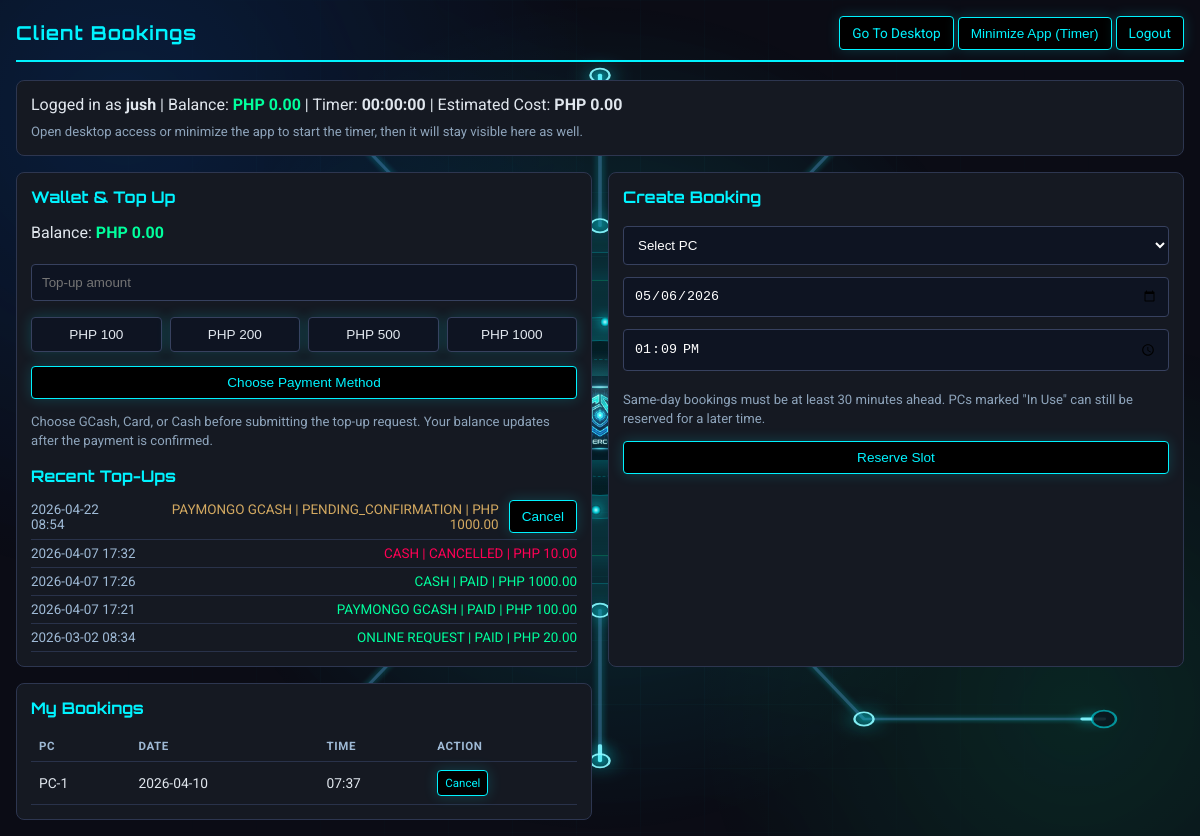
Screenshot of /client/bookings (signed in) with the database file from the repository.
### app.py (models this page shows, shortened)
class User(UserMixin, db.Model):
    id = db.Column(db.Integer, primary_key=True)
    username = db.Column(db.String(80), unique=True, nullable=False)
    password_hash = db.Column(db.String(120), nullable=False)
    pondo = db.Column(db.Float, default=0.0)
    is_admin = db.Column(db.Boolean, default=False)

class PaymentTransaction(db.Model):
    id = db.Column(db.Integer, primary_key=True)
    user_id = db.Column(db.Integer, db.ForeignKey('user.id'), nullable=False)
    provider = db.Column(db.String(32), nullable=False, default="online_request")
    external_id = db.Column(db.String(128), unique=True, nullable=False)
    amount = db.Column(db.Float, nullable=False)
    currency = db.Column(db.String(8), nullable=False, default="php")
    status = db.Column(db.String(32), nullable=False, default="pending")
    created_at = db.Column(db.DateTime, default=datetime.now)
    credited_at = db.Column(db.DateTime, nullable=True)

class Booking(db.Model):
    id = db.Column(db.Integer, primary_key=True)
    user_id = db.Column(db.Integer, db.ForeignKey('user.id'), nullable=False)
    pc_id = db.Column(db.Integer, db.ForeignKey('pc.id'), nullable=False)
    booking_date = db.Column(db.String(20), nullable=True)
    time_slot = db.Column(db.String(20), nullable=False)
    user = db.relationship('User', backref='bookings')
    pc = db.relationship('PC', backref='bookings')

class PC(db.Model):
    id = db.Column(db.Integer, primary_key=True)
    name = db.Column(db.String(20), unique=True, nullable=False)
    is_occupied = db.Column(db.Boolean, default=False)
    lan_ip = db.Column(db.String(64), nullable=True)
    lan_port = db.Column(db.Integer, nullable=True)
    last_agent_seen_at = db.Column(db.DateTime, nullable=True)
    online_since_at = db.Column(db.DateTime, nullable=True)

### app.py (the view)
@app.route('/client/bookings')
@login_required
def client_bookings():
    if current_user.is_admin:
        return redirect(url_for('view_bookings'))
    now_dt = datetime.now()
    pcs = PC.query.order_by(PC.id.asc()).all()
    annotate_booking_usage_for_pcs(pcs, now_dt=now_dt)
    my_bookings = Booking.query.filter_by(user_id=current_user.id).order_by(Booking.id.desc()).all()
    recent_payments = get_recent_payment_requests(current_user.id)
    return render_template(
        'client_bookings.html',
        pcs=pcs,
        bookings=my_bookings,
        recent_payments=recent_payments,
        today_date=now_dt.strftime("%Y-%m-%d"),
        booking_lead_minutes=BOOKING_LEAD_MINUTES,
        hourly_rate=HOURLY_RATE,
        kiosk_mode=is_kiosk_mode_enabled()
    )

### app.py (called while the page is built, shortened)
@login_manager.user_loader
def load_user(user_id):
    return db.session.get(User, int(user_id))

def get_agent_online_window_seconds():
    try:
        return max(int(os.getenv("LAN_AGENT_ONLINE_WINDOW_SECONDS", "90")), 1)
    except Exception:
        return 90

def is_pc_online(pc, now_dt=None, online_window_seconds=None):
    if not pc or not pc.last_agent_seen_at:
        return False
    if now_dt is None:
        now_dt = datetime.now()
    if online_window_seconds is None:
        online_window_seconds = get_agent_online_window_seconds()
    return (now_dt - pc.last_agent_seen_at).total_seconds() <= online_window_seconds

def annotate_booking_usage_for_pcs(pcs, now_dt=None):
    if not pcs:
        return pcs
    if now_dt is None:
        now_dt = datetime.now()
    online_window_seconds = get_agent_online_window_seconds()
    active_sessions = Session.query.filter_by(end_time=None).order_by(Session.start_time.desc()).all()
    active_session_by_pc = {}
    for session in active_sessions:
        active_session_by_pc.setdefault(session.pc_id, session)
    for pc in pcs:
        active_session = active_session_by_pc.get(pc.id)
        online_now = is_pc_online(pc, now_dt, online_window_seconds)
        pc.booking_in_use_now = bool(pc.is_occupied or active_session or online_now)
    return pcs

def get_recent_payment_requests(user_id, limit=5):
    try:
        max_rows = max(1, int(limit))
    except Exception:
        max_rows = 5
    return PaymentTransaction.query.filter_by(user_id=user_id).order_by(PaymentTransaction.created_at.desc()).limit(max_rows).all()

def is_kiosk_mode_enabled():
    return str(os.getenv("PYPONDO_KIOSK_MODE", "0")).strip().lower() in {"1", "true", "yes"}

@app.before_request
def bootstrap_schema():
    if not getattr(app, "_schema_ready", False):
        db.create_all()
        ensure_pc_lan_ip_column()
        ensure_booking_date_column()
        ensure_session_last_charged_at_column()
        ensure_core_seed_data()
        app._schema_ready = True

@app.before_request
def allow_mobile_api_preflight():
    normalized_path = (request.path or "").rstrip("/")
    if request.method != "OPTIONS":
        return None

def start_periodic_billing():
    global _billing_thread_started
    if _billing_thread_started or BILLING_DISABLED:
        return

@app.before_request
def ensure_billing_started():
    start_periodic_billing()

### templates/client_bookings.html (shortened to what this page needs)
<!DOCTYPE html>
<html lang="en">
<head>
</head>
<body>
    {% include '_animated_background.html' %}
    <div class="top">
        <h1>Client Bookings</h1>
        <div>
            {% if current_user.pondo > 0 %}
            <a class="btn ok" href="{{ url_for('client_desktop') }}">Go To Desktop</a>
            <button type="button" class="btn" onclick="minimizeClientApp()">Minimize App (Timer)</button>
            {% endif %}
            {% if not kiosk_mode %}
            <a class="btn warn" href="{{ url_for('logout') }}" onclick="clearDashboardTimerState()">Logout</a>
            {% endif %}
        </div>
    </div>
    <div class="card" style="margin-bottom:16px;">
        Logged in as <strong>{{ current_user.username }}</strong> |
        Balance:
        <span class="{{ 'balance-ok' if current_user.pondo > 0 else 'balance-low' }}">
            PHP {{ "%.2f"|format(current_user.pondo) }}
        </span>
        | Timer: <strong id="dashboard-timer-time">00:00:00</strong>
        | Estimated Cost: <strong id="dashboard-timer-cost">PHP 0.00</strong>
        <div class="subtle" id="dashboard-timer-note" style="margin-top:8px;">
        </div>
    </div>
    <div class="grid">
        <div class="card">
            <h2>Wallet &amp; Top Up</h2>
            <p>
                Balance:
                <span class="{{ 'balance-ok' if current_user.pondo > 0 else 'balance-low' }}">
                    PHP {{ "%.2f"|format(current_user.pondo) }}
                </span>
            </p>
            <form action="{{ url_for('topup_online') }}" method="POST">
                <input id="topupAmount" type="number" name="amount" min="1" max="10000" step="0.01" placeholder="Top-up amount" required>
                <div class="quick-amounts">
                    <button type="button" onclick="setTopup(100)">PHP 100</button>
                    <button type="button" onclick="setTopup(200)">PHP 200</button>
                    <button type="button" onclick="setTopup(500)">PHP 500</button>
                    <button type="button" onclick="setTopup(1000)">PHP 1000</button>
                </div>
                <button type="submit" class="btn" style="width:100%; margin-top:10px;">Choose Payment Method</button>
            </form>
            <p class="subtle">Choose GCash, Card, or Cash before submitting the top-up request. Your balance updates after the payment is confirmed.</p>
            <div style="margin-top: 16px;">
                <h2 style="margin-bottom: 8px;">Recent Top-Ups</h2>
                {% if recent_payments %}
                    {% for tx in recent_payments %}
                        <div class="history-row">
                            <div class="history-main">
                                <span style="color:#9fbad6;">{{ tx.created_at.strftime('%Y-%m-%d %H:%M') }}</span>
                                <span style="color: {{ 'var(--ok)' if tx.status == 'paid' else ('var(--warn)' if tx.status == 'cancelled' else '#d3a961') }};">
                                    {{ tx.provider.replace('_', ' ')|upper }} | {{ tx.status|upper }} | PHP {{ "%.2f"|format(tx.amount) }}
                                </span>
                            </div>
                            {% if tx.status in ['pending', 'pending_confirmation', 'awaiting_cash'] %}
                            <div class="history-action">
                                <form action="{{ url_for('client_cancel_payment', payment_id=tx.id) }}" method="POST">
                                    <button type="submit" class="btn history-cancel">Cancel</button>
                                </form>
                            </div>
                            {% endif %}
                        </div>
                    {% endfor %}
                {% else %}
                    <div class="subtle">No top-up transactions yet.</div>
                {% endif %}
            </div>
        </div>
        <div class="card">
            <h2>Create Booking</h2>
            <form action="{{ url_for('book_pc') }}" method="POST" class="booking-form">
                <select name="pc_id" required>
                    <option value="" disabled selected>Select PC</option>
                </select>
                <input type="date" name="booking_date" class="booking-date-input" min="{{ today_date }}" value="{{ today_date }}" required>
                <input type="time" name="time_slot" class="booking-time-input" required>
                <p class="subtle">Same-day bookings must be at least {{ booking_lead_minutes }} minutes ahead. PCs marked "In Use" can still be reserved for a later time.</p>
                <button type="submit" class="btn" style="width:100%;">Reserve Slot</button>
            </form>
        </div>
        <div class="card">
            <h2>My Bookings</h2>
            <table>
                <thead>
                    <tr>
                        <th>PC</th>
                        <th>Date</th>
                        <th>Time</th>
                        <th>Action</th>
                    </tr>
                </thead>
                <tbody>
                    {% for booking in bookings %}
                    <tr>
                        <td>{{ booking.pc.name }}</td>
                        <td>{{ booking.booking_date or 'N/A' }}</td>
                        <td>{{ booking.time_slot }}</td>
                        <td>
                            <a class="btn warn" style="padding:5px 7px; font-size:0.72rem;" href="{{ url_for('client_delete_booking', id=booking.id) }}">Cancel</a>
                        </td>
                    </tr>
                    {% else %}
                    <tr><td colspan="4" style="color:#6f7f97;">No bookings yet.</td></tr>
                    {% endfor %}
                </tbody>
            </table>
        </div>
    </div>
</body>
</html>

### templates/client_bookings.html (style rules this page uses)
:root { --bg: #0b0c15; --card: #151922; --line: #00f3ff; --ok: #00ff9d; --warn: #ff0055; --text: #e0e6ed; }
body { margin: 0; background: var(--bg); color: var(--text); font-family: 'Roboto', sans-serif; padding: 16px; }
.top { display: flex; justify-content: space-between; align-items: center; border-bottom: 2px solid var(--line); padding-bottom: 10px; margin-bottom: 18px; }
.top h1 { margin: 0; font-family: 'Orbitron', sans-serif; font-size: 1.2rem; color: var(--line); letter-spacing: 1px; }
.btn, .quick-amounts button, .btn.history-cancel { display: inline-block; text-decoration: none; border: 1px solid var(--line); color: var(--line); background: #000; padding: 8px 12px; border-radius: 4px; font-size: 0.85rem; box-shadow: 0 0 14px rgba(0, 243, 255, 0.18); transition: background 0.18s ease, color 0.18s ease, box-shadow 0.18s ease, border-color 0.18s ease; cursor: pointer; }
.warn { border-color: var(--line); color: var(--line); }
.ok { border-color: var(--line); color: var(--line); }
.history-cancel { border-color: var(--line); color: var(--line); }
.grid { display: grid; grid-template-columns: 1fr 1fr; gap: 16px; }
.card { border: 1px solid #2d3650; border-radius: 8px; background: var(--card); padding: 14px; }
.card h2 { margin-top: 0; font-family: 'Orbitron', sans-serif; color: var(--line); font-size: 1rem; }
input, select { width: 100%; box-sizing: border-box; margin: 6px 0; padding: 10px; border-radius: 4px; border: 1px solid #37415f; background: #0e1422; color: #fff; }
table { width: 100%; border-collapse: collapse; margin-top: 8px; }
th, td { border-bottom: 1px solid #29324a; padding: 8px; font-size: 0.86rem; text-align: left; }
th { color: #9fbad6; text-transform: uppercase; font-size: 0.72rem; letter-spacing: 0.6px; }
.balance-ok { color: var(--ok); font-weight: 700; }
.quick-amounts { display: flex; gap: 8px; flex-wrap: wrap; margin: 10px 0 4px; }
.quick-amounts button { flex: 1 1 90px; border: 1px solid #37415f; background: #0e1422; color: var(--text); padding: 9px 10px; border-radius: 4px; cursor: pointer; }
.subtle { color: #8ea4bb; font-size: 0.82rem; line-height: 1.45; }
.history-row { display: flex; justify-content: space-between; align-items: center; gap: 10px; padding: 6px 0; border-bottom: 1px solid #29324a; font-size: 0.84rem; }
.history-main { display: flex; justify-content: space-between; align-items: center; gap: 10px; flex: 1; min-width: 0; }
.history-main span:last-child { text-align: right; }
.history-action form { margin: 0; }
.history-cancel { border-color: var(--warn); color: var(--warn); padding: 5px 8px; font-size: 0.72rem; }

### templates/_animated_background.html (style rules this page uses)
body > *:not(.cyber-bg) { position: relative; z-index: 1; }

### rows the page displays
User: username "jush", pondo "0.00"
PaymentTransaction: created_at "2026-04-22 08:54", provider.replace "PAYMONGO GCASH", status "PENDING_CONFIRMATION", amount "1000.00"
PaymentTransaction: created_at "2026-04-07 17:32", provider.replace "CASH", status "CANCELLED", amount "10.00"
PaymentTransaction: created_at "2026-04-07 17:26", provider.replace "CASH", status "PAID", amount "1000.00"
PaymentTransaction: created_at "2026-04-07 17:21", provider.replace "PAYMONGO GCASH", status "PAID", amount "100.00"
PaymentTransaction: created_at "2026-03-02 08:34", provider.replace "ONLINE REQUEST", status "PAID", amount "20.00"
Booking: pc.name "PC-1", booking_date "2026-04-10", time_slot "07:37"

### other values shown
{{ booking_lead_minutes }} "30"
